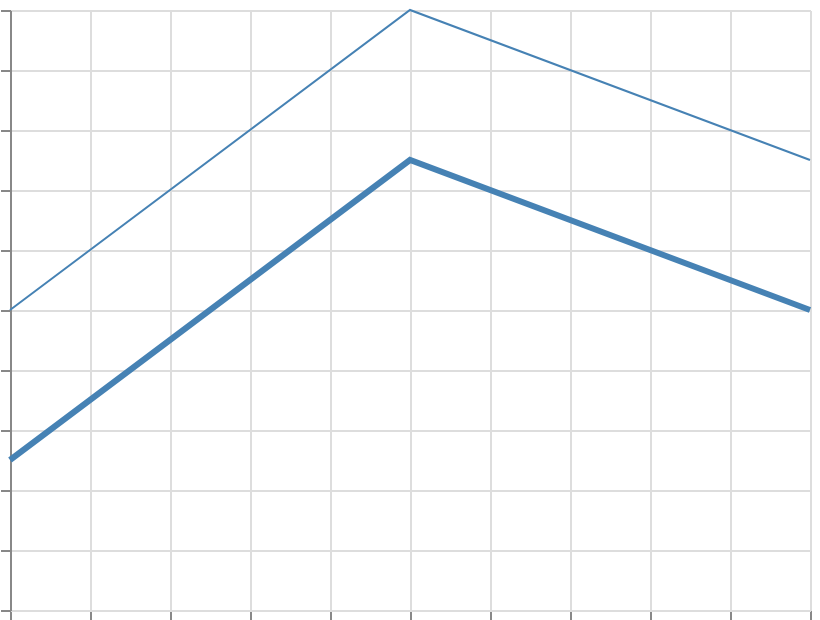

Vega-Lite specification for this chart:
### Vega specification from a JSON file in a GitHub repository (floating-point values rounded to 4 significant figures)
{"$schema": "https://vega.github.io/schema/vega/v6.json", "width": 400, "height": 300, "padding": 5, "autosize": "none", "data": [{"name": "table", "values": [{"x": 0, "y": 10, "sw": 1}, {"x": 1, "y": 20, "sw": 1}, {"x": 2, "y": 15, "sw": 1}, {"x": 0, "y": 5, "sw": 3}, {"x": 1, "y": 15, "sw": 3}, {"x": 2, "y": 10, "sw": 3}]}], "scales": [{"name": "x", "type": "linear", "domain": {"data": "table", "field": "x"}, "range": "width", "nice": true}, {"name": "y", "type": "linear", "domain": {"data": "table", "field": "y"}, "range": [{"signal": "height"}, 0], "nice": true}], "marks": [{"type": "group", "from": {"facet": {"name": "sw_facet", "data": "table", "groupby": ["sw"]}}, "marks": [{"type": "line", "from": {"data": "sw_facet"}, "encode": {"update": {"x": {"scale": "x", "field": "x"}, "y": {"scale": "y", "field": "y"}, "stroke": {"value": "steelblue"}, "strokeWidth": {"field": "sw"}}}}]}], "axes": [{"scale": "x", "orient": "bottom", "grid": true, "labels": false}, {"scale": "y", "orient": "left", "grid": true, "labels": false}]}
